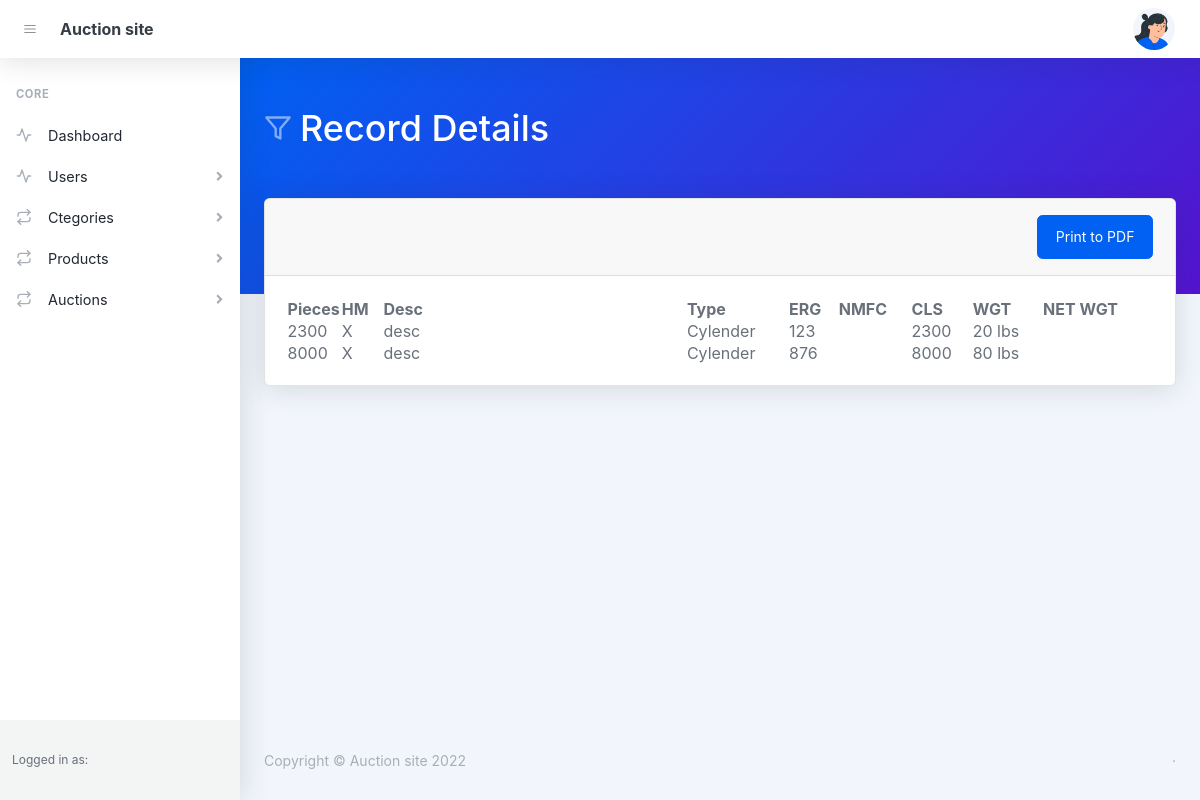
The app's page /admin/record-details.php?id=3 (signed in) with its own data.
### tables this page shows
CREATE TABLE `f_new` (
  `Id` int(255) NOT NULL,
  `qty` int(255) DEFAULT NULL,
  `cyls` varchar(255) DEFAULT NULL,
  `hm` varchar(255) DEFAULT NULL,
  `un` varchar(255) DEFAULT NULL,
  `description` varchar(255) DEFAULT NULL,
  `components` varchar(255) DEFAULT NULL,
  `hzc` varchar(255) DEFAULT NULL,
  `pg` varchar(255) DEFAULT NULL,
  `inhaiation_hz_zone` varchar(255) DEFAULT NULL,
  `lbs_wl_per` varchar(255) DEFAULT NULL,
  `lbs_gross_wt` varchar(255) DEFAULT NULL,
  `pieces` varchar(255) DEFAULT NULL,
  `erg` varchar(255) DEFAULT NULL,
  `type` varchar(255) DEFAULT NULL,
  `nmfc` varchar(255) DEFAULT NULL,
  `netwgt` varchar(255) DEFAULT NULL
);

### admin/record-details.php (the view, shortened to what this page needs)
<?php
include '../admin/head.php';
include '../admin/header.php';
include '../admin/sidebar.php';
?>
<div id="layoutSidenav">
    <div id="layoutSidenav_content">
        <main>
            <header class="page-header page-header-dark bg-gradient-primary-to-secondary pb-10">
                <div class="container-xl px-4">
                    <div class="page-header-content pt-4">
                        <div class="row align-items-center justify-content-between">
                            <div class="col-auto mt-4">
                                <h1 class="page-header-title">
                                    <div class="page-header-icon"><i data-feather="filter"></i></div>
                                    Record Details
                                </h1>
                            </div>
                        </div>
                    </div>
                </div>
            </header>
            <div class="container-xl px-4 mt-n10">
                <div class="card mb-4">
                    <div class="card-header">
                       <button style="float: right;"type="button" class="btn btn-primary" onclick="printTable()">
                          Print to PDF
                        </button>
                    </div>
                    <div class="card-body" >
                        <div id="printable" style="width: 100%;">
                        <table id="datatablesSimple" >
                            <thead>
                                <tr>
                                    <th width="1%">Pieces</th>
                                    <th>HM</th>
                                     <th width="35%">Desc</th>
                                    <th>Type</th>
                                    <th>ERG</th>
                                    <th>NMFC</th>
                                    <th>CLS</th>
                                    <th>WGT</th>
                                    <th>NET WGT</th>
                                </tr>
                            </thead>
                            <tbody id="WalkEventsList">
                            <?php
include '../db.php';
$id = $_GET['id'];
$sql = "SELECT * from f_new where id = '$id'";
$run_query = mysqli_query($db, $sql);
if (mysqli_num_rows($run_query) > 0) {
    while ($row1 = mysqli_fetch_assoc($run_query)) {
        $hm = explode(",", $row1['hm']);
        $desc = explode(",", $row1['description']);
        $type = explode(",", $row1['type']);
        $erg = explode(",", $row1['erg']);
        $cyls = explode(",", $row1['cyls']);
        $nmfc = explode(",", $row1['nmfc']);
        $lbs_wl_per = explode(",", $row1['lbs_wl_per']);
        $netwgt = explode(",", $row1['netwgt']);
foreach ($cyls as $key => $value) {
            ?>
                                <tr>
                                    <td><?php echo $value; ?></td>
                                    <td><?php echo $hm[$key]; ?></td>
                                    <td><?php echo $desc[$key]; ?></td>
                                    <td><?php echo $type[$key]; ?></td>
                                    <td><?php echo $erg[$key]; ?></td>
                                    <td><?php echo $nmfc[$key]; ?></td>
                                    <td><?php echo $cyls[$key]; ?></td>
                                    <td><?php echo $lbs_wl_per[$key]; ?></td>
                                    <td><?php echo $netwgt[$key]; ?></td>
                                </tr>
                                <?php
    }
}
}
?>
                            </tbody>
                        </table>
</div>
                    </div>
                </div>
            </div>
        </main>
        <?php
        include '../admin/footer.php';
        ?>
    </div>

### records on screen
f_new: cyls "2300", hm "X", description "desc", type "Cylender", erg "123", lbs_wl_per "20 lbs", cyls "8000", erg "876", lbs_wl_per "80 lbs"
